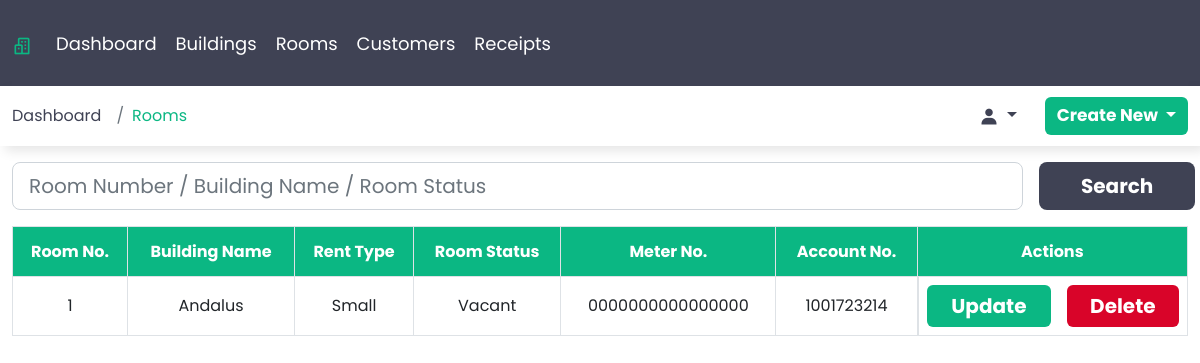
/rooms (signed in), run on the app's committed database.
### webapp/models.py (models this page shows, shortened)
class Room(models.Model):
    room_number = models.IntegerField()
    building_name = models.ForeignKey(Building, on_delete=models.CASCADE)
    room_type = models.ForeignKey(RoomType, on_delete=models.DO_NOTHING)
    room_status = models.ForeignKey(RoomStatus, on_delete=models.DO_NOTHING)
    meter_number = models.CharField(max_length=16)
    account_number = models.IntegerField()
    class Meta:
        verbose_name_plural = 'Rooms'

class Building(models.Model):
    building_name = models.CharField(max_length=50)
    name_of_owner = models.CharField(max_length=50)
    building_type = models.ForeignKey(BuildingType, on_delete=models.CASCADE)
    number_of_rooms = models.IntegerField()
    mobile_number = models.IntegerField()
    current_lease_period = models.DateField()
    class Meta:
        verbose_name_plural = 'Buildings'
    def __str__ (self):
        return self.building_name

class RoomType(models.Model):
    room_type = models.CharField(max_length=50)
    class Meta:
        verbose_name_plural = 'Room Type'
    def __str__ (self):
        return self.room_type

class RoomStatus(models.Model):
    room_status = models.CharField(max_length=50)
    class Meta:
        verbose_name_plural = 'Room Status'
    def __str__ (self):
        return self.room_status

### webapp/views.py (the view)
# urls.py: path('rooms', views.RoomsView, name='rooms'),
@login_required()
def RoomsView(request):
    if request.method == 'POST':
        searchData = request.POST.get('search')
        rooms = Room.objects.filter(Q(building_name__building_name__icontains=searchData) | Q(room_number__iexact=searchData) | Q(room_status__room_status__iexact=searchData))
        return render(request, 'rooms.html', {'context': 'Rooms', 'rooms': rooms})
    rooms = Room.objects.all()
    return render(request, 'rooms.html', {'context':'Rooms', 'rooms':rooms})

### templates/rooms.html (shortened to what this page needs)
{% extends 'base.html' %}
{% load static %}
{% block content %}
    <div class="container-fluid">
        <div class="sub-box">
            <div class="row">
                <div class="col-sm-12 mt-3">
                    <div class="row">
                        <div class="col-sm-12 col-md-12 col-lg-12 col-xl-12 col-xxl-12 search-col">
                            <form method="post" class="d-flex gap-3" autocomplete="off">
                                <input type="text" class="form-control form-control-lg" name="search" placeholder="Room Number / Building Name / Room Status">
                                <button type="submit" class="btn btn-lg search">Search</button>
                            </form>
                        </div>
                    </div>
                </div>
                <div class="col-sm-12 mt-3 table-responsive">
                    <table class="table table-hover table-bordered text-center ">
                        <thead>
                            <tr>
                            <th scope="col" class="align-middle">Room No.</th>
                            <th scope="col" class="align-middle">Building Name</th>
                            <th scope="col" class="align-middle">Rent Type</th>
                            <th scope="col" class="align-middle">Room Status</th>
                            <th scope="col" class="align-middle">Meter No.</th>
                            <th scope="col" class="align-middle">Account No.</th>
                            <th scope="col" class="align-middle">Actions</th>
                            </tr>
                        </thead>
                        <tbody>
                            {% for room in rooms %}
                                <tr>
                                <td class="align-middle">{{room.room_number}}</td>
                                <td class="align-middle">{{room.building_name}}</td>
                                <td class="align-middle">{{room.room_type}}</td>
                                <td class="align-middle">{{room.room_status}}</td>
                                <td class="align-middle">{{room.meter_number}}</td>
                                <td class="align-middle">{{room.account_number}}</td>
                                <td class="d-flex justify-content-between gap-3">
                                    <a href="{% url 'update_room' room.id %}" class="btn update">Update</a>
                                    <form action="{% url 'delete_room' room.id %}" method="post">
                                        <input type="submit" value="Delete" class="btn delete">
                                    </form>
                                </td>
                                </tr>
                            {% endfor %}
                        </tbody>
                    </table>
                </div>
            </div>
        </div>
    </div>
{% endblock %}

### static/css/style.css (style rules this page uses)
* { margin:0; padding: 0; box-sizing: border-box; }
:root { --font-primary: "Poppins", sans-serif; }
:root { --weight-700: 700; }
:root { --color-primary: #0bb783; --color-secondary: #3f4254; --color-white: white; }
body { font-family: var(--font-primary); }
a { text-decoration: none; color: var(--color-secondary)s; }
form { width: 100%; z-index: 100; }
.btn { background-color: var(--color-primary); color: var(--color-white); width: 100%; font-weight: 700; font-size: 25px; font-family: var(--font-primary); border: none; }
.btn.delete { font-size: 20px; background-color: #d90429; }
.btn.update { font-size: 20px; background-color: var(--color-primary); }
.btn.search { width: 10%; font-size: 20px; background-color: var(--color-secondary); }
.search-col { padding-right: 5px; }
thead { background-color: var(--color-primary); color: var(--color-white); font-family: var(--font-primary); height: 50px; }
@media screen and (max-width: 1920px) { .btn.delete { width: 100%; } }
@media screen and (max-width: 1920px) { .btn.update { width: 100%; } }
@media screen and (max-width: 1920px) { .btn.search { width: 18%; } }
@media screen and (max-width: 1400px) { .btn.delete { width: 100%; } }
@media screen and (max-width: 1400px) { .btn.update { width: 100%; } }
@media screen and (max-width: 1400px) { .btn.search { width: 18%; } }
@media screen and (max-width: 1200px) { .btn.delete { width: 100%; } }
@media screen and (max-width: 1200px) { .btn.update { width: 100%; } }
@media screen and (max-width: 1200px) { .btn.search { width: 15%; } }

### data on the page
Room: room_number "1", building_name "Andalus", room_type "Small", room_status "Vacant", meter_number "0000000000000000", account_number "1001723214"

### other printed values
{{ context }} "Rooms"
